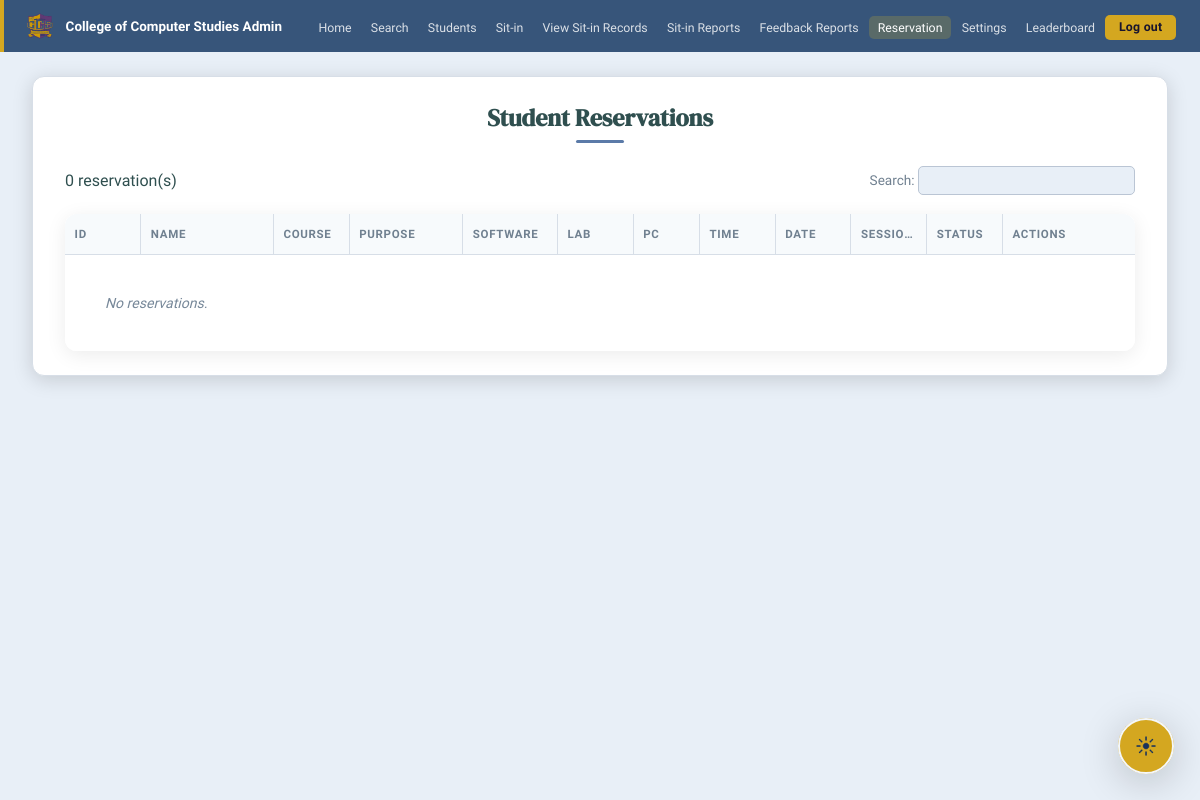
/admin/reservations (signed in), run on an earlier commit of the app's database.
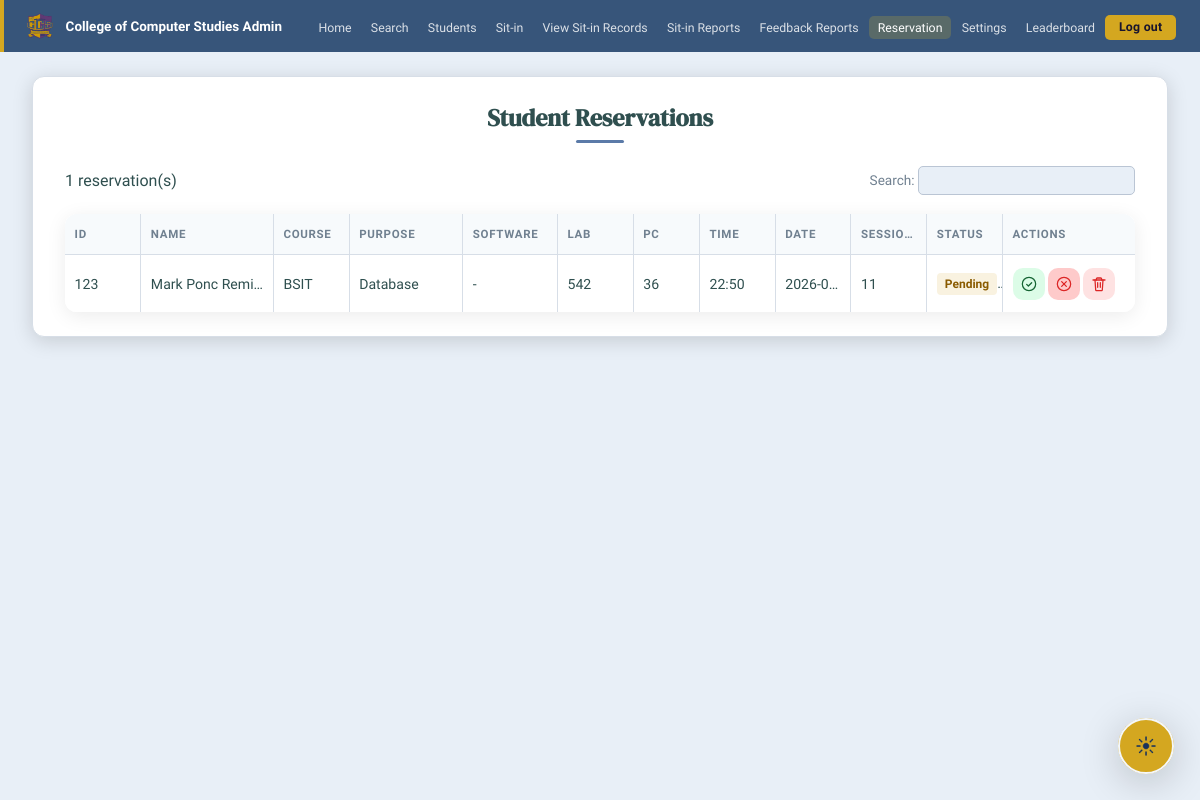
And on a later commit of the database.
### tables this page shows
CREATE TABLE sit_in_logs (
            id          INTEGER PRIMARY KEY AUTOINCREMENT,
            user_id     INTEGER NOT NULL,
            lab_room    TEXT DEFAULT '',
            purpose     TEXT DEFAULT '',
            time_in     DATETIME DEFAULT CURRENT_TIMESTAMP,
            time_out    DATETIME,
            status      TEXT DEFAULT 'Active', source TEXT DEFAULT 'admin', admin_remarks TEXT DEFAULT '', request_reason TEXT DEFAULT '', pc_number TEXT DEFAULT '', software TEXT DEFAULT '',
            FOREIGN KEY(user_id) REFERENCES users(id)
        );

CREATE TABLE users (
            id                 INTEGER PRIMARY KEY AUTOINCREMENT,
            id_number          TEXT UNIQUE NOT NULL,
            last_name          TEXT NOT NULL,
            first_name         TEXT NOT NULL,
            middle_name        TEXT DEFAULT '',
            course             TEXT DEFAULT '',
            course_level       INTEGER DEFAULT 1,
            email              TEXT DEFAULT '',
            address            TEXT DEFAULT '',
            password           TEXT NOT NULL,
            sessions_remaining INTEGER DEFAULT 30,
            is_admin           INTEGER DEFAULT 0,
            created_at         DATETIME DEFAULT CURRENT_TIMESTAMP
        , profile_pic TEXT DEFAULT '', must_change_password INTEGER DEFAULT 0, reservation_points INTEGER DEFAULT 0, reward_points INTEGER DEFAULT 0, completed_tasks INTEGER DEFAULT 0, admin_remarks TEXT DEFAULT '');

### SYSARCH32-SITIN-MONITORING-main/app.py (the view)
@app.route('/admin/reservations')
@admin_required
def admin_reservations():
    conn = get_db()
    reservations = [dict(r) for r in conn.execute('''
        SELECT s.*, u.id_number, u.first_name, u.last_name, u.course,
               u.sessions_remaining, u.reservation_points, u.reward_points
        FROM sit_in_logs s JOIN users u ON s.user_id=u.id
        WHERE s.status = 'Pending' AND COALESCE(s.source, 'admin') != 'login'
        ORDER BY s.time_in DESC
    ''').fetchall()]
    conn.close()
    return render_template('admin_reservations.html', reservations=reservations, logo=get_logo())

### SYSARCH32-SITIN-MONITORING-main/app.py (called while the page is built)
def get_db():
    conn = sqlite3.connect(DB, timeout=30)
    conn.row_factory = sqlite3.Row
    conn.execute('PRAGMA foreign_keys = ON')
    conn.execute('PRAGMA busy_timeout = 30000')
    return conn

def fetch_user(conn, user_id):
    return conn.execute('SELECT * FROM users WHERE id=?', (user_id,)).fetchone()

def get_logo():
    conn = get_db()
    row = conn.execute("SELECT value FROM settings WHERE key='logo_filename'").fetchone()
    conn.close()
    return row['value'] if row else ''

def lab_capacity_map(conn):
    capacities = {lab: PC_COUNT for lab in LAB_ROOMS}
    for row in conn.execute('SELECT lab_room, capacity FROM lab_availability').fetchall():
        lab = normalize_lab_room(row['lab_room'])
        if not lab:
            continue
        try:
            capacities[lab] = max(1, int(row['capacity'] or PC_COUNT))
        except (TypeError, ValueError):
            capacities[lab] = PC_COUNT
    return capacities

@app.context_processor
def inject_lab_capacities():
    conn = get_db()
    try:
        return {'lab_capacities': lab_capacity_map(conn)}
    finally:
        conn.close()

def normalize_lab_room(value):
    value = (value or '').strip()
    return value if value in LAB_ROOMS else ''

def admin_required(f):
    @wraps(f)
    def decorated(*args, **kwargs):
        if not session.get('is_admin'):
            return redirect(url_for('login'))
        if request.endpoint != 'force_change_password':
            conn = get_db()
            try:
                user = fetch_user(conn, session.get('user_id'))
            finally:
                conn.close()
            if user and user['must_change_password']:
                return redirect(url_for('force_change_password'))
        return f(*args, **kwargs)
    return decorated

### SYSARCH32-SITIN-MONITORING-main/templates/admin_reservations.html (shortened to what this page needs)
{% extends "admin_base.html" %}
{% block content %}
<div class="page-card">
  <h1 class="page-title">Student Reservations</h1>
  <div class="toolbar">
    <div class="toolbar-left">
      <span class="rec-count-badge">{{ reservations|length }} reservation(s)</span>
    </div>
    <div class="toolbar-right">
      <label style="font-size:.85rem">Search:
        <input type="text" id="res-search" class="table-search" oninput="filterRes()"/>
      </label>
    </div>
  </div>
  <div class="table-container">
    <table class="res-table-perfect" id="res-table">
      <thead>
        <tr>
          <th class="col-id">ID</th>
          <th class="col-name">Name</th>
          <th class="col-course">Course</th>
          <th class="col-purpose">Purpose</th>
          <th class="col-software">Software</th>
          <th class="col-lab">Lab</th>
          <th class="col-pc">PC</th>
          <th class="col-time">Time</th>
          <th class="col-date">Date</th>
          <th class="col-sessions">Sessions</th>
          <th class="col-status">Status</th>
          <th class="col-actions">Actions</th>
        </tr>
      </thead>
      <tbody>
        {% for r in reservations %}
        <tr>
          <td class="col-id">{{ r.id_number }}</td>
          <td class="col-name">{{ r.first_name }} {{ r.last_name }}</td>
          <td class="col-course">{{ r.course or '-' }}</td>
          <td class="col-purpose">{{ r.purpose or '-' }}</td>
          <td class="col-software">{{ r.software or '-' }}</td>
          <td class="col-lab">{{ r.lab_room or '-' }}</td>
          <td class="col-pc">{{ r.pc_number or '-' }}</td>
          <td class="col-time">{{ r.time_in[11:16] if r.time_in else '-' }}</td>
          <td class="col-date">{{ r.time_in[:10] if r.time_in else '-' }}</td>
          <td class="col-sessions">{{ r.sessions_remaining }}</td>
          <td class="col-status">
            {% if r.status == 'Pending' %}
              <span class="status-pending">Pending</span>
            {% elif r.status == 'Approved' %}
              <span class="status-approved">Reserved</span>
            {% elif r.status == 'Active' %}
              <span class="status-approved">Active</span>
            {% elif r.status == 'Denied' %}
              <span class="status-denied">Denied</span>
            {% else %}
              <span class="status-done">Done</span>
            {% endif %}
          </td>
          <td class="col-actions">
            <div class="actions-bar">
              {% if r.status == 'Pending' %}
                <form method="post" action="{{ url_for('admin_reservation_approve', rid=r.id) }}" class="action-form">
                  <button type="submit" class="action-btn approve" title="Approve" aria-label="Approve reservation">
                    <svg viewBox="0 0 24 24" aria-hidden="true">
                      <path d="M12 22a10 10 0 1 0-10-10A10 10 0 0 0 12 22Z"/>
                      <path d="m8.5 12.5 2.6 2.6 4.9-5"/>
                    </svg>
                  </button>
                </form>
                <form method="post" action="{{ url_for('admin_reservation_deny', rid=r.id) }}" class="action-form">
                  <button type="submit" class="action-btn deny" title="Deny" aria-label="Deny reservation">
                    <svg viewBox="0 0 24 24" aria-hidden="true">
                      <path d="M12 22a10 10 0 1 0-10-10A10 10 0 0 0 12 22Z"/>
                      <path d="M8.5 8.5 15.5 15.5"/>
                      <path d="M15.5 8.5 8.5 15.5"/>
                    </svg>
                  </button>
                </form>
              {% endif %}
              <form method="post" action="{{ url_for('admin_reservation_delete', rid=r.id) }}" class="action-form">
                <button type="submit" class="action-btn delete" onclick="return confirm('Delete?')" title="Delete" aria-label="Delete reservation">
                  <svg viewBox="0 0 24 24" aria-hidden="true">
                    <path d="M3 6h18"/>
                    <path d="M8 6V4.5A1.5 1.5 0 0 1 9.5 3h5A1.5 1.5 0 0 1 16 4.5V6"/>
                    <path d="M6 6l1 14.25A1.5 1.5 0 0 0 8.5 22h7a1.5 1.5 0 0 0 1.5-1.75L18 6"/>
                    <path d="M10 10v7"/>
                    <path d="M14 10v7"/>
                  </svg>
                </button>
              </form>
            </div>
          </td>
        </tr>
        {% else %}
        <tr><td colspan="12" class="no-data">No reservations.</td></tr>
        {% endfor %}
      </tbody>
    </table>
  </div>
</div>
{% endblock %}

### SYSARCH32-SITIN-MONITORING-main/templates/admin_base.html (shortened to what this page needs)
<!DOCTYPE html>
<html lang="en">
<head>
  <link rel="stylesheet" href="{{ url_for('static', filename='combined_admin.css') }}"/>
  <link rel="stylesheet" href="{{ url_for('static', filename='theme.css') }}"/>
</head>
<body class="admin-body">
<nav class="admin-nav">
  <a class="admin-brand" href="{{ url_for('admin_dashboard') }}">
    <img src="{{ url_for('static', filename='images/logo.png') }}" alt="Logo" style="width:32px;height:32px;object-fit:contain;flex-shrink:0;"/>
    <span>College of Computer Studies Admin</span>
  </a>
  <ul class="admin-nav-links">
    <li><a href="{{ url_for('admin_dashboard') }}" {% if request.endpoint=='admin_dashboard' %}class="active"{% endif %}>Home</a></li>
    <li><a href="#" onclick="openModal('search-modal');return false;">Search</a></li>
    <li><a href="{{ url_for('admin_students') }}" {% if request.endpoint=='admin_students' %}class="active"{% endif %}>Students</a></li>
    <li><a href="#" onclick="openFreshSitinModal();return false;" role="button" aria-haspopup="dialog">Sit-in</a></li>
    <li><a href="{{ url_for('admin_sitin_records') }}" {% if request.endpoint=='admin_sitin_records' %}class="active"{% endif %}>View Sit-in Records</a></li>
    <li><a href="{{ url_for('admin_sitin_reports') }}" {% if request.endpoint=='admin_sitin_reports' %}class="active"{% endif %}>Sit-in Reports</a></li>
    <li><a href="{{ url_for('admin_feedback_reports') }}" {% if request.endpoint=='admin_feedback_reports' %}class="active"{% endif %}>Feedback Reports</a></li>
    <li><a href="{{ url_for('admin_reservations') }}" {% if request.endpoint=='admin_reservations' %}class="active"{% endif %}>Reservation</a></li>
    <li><a href="{{ url_for('admin_reservation_settings') }}" {% if request.endpoint=='admin_reservation_settings' %}class="active"{% endif %}>Settings</a></li>
    <li><a href="{{ url_for('admin_leaderboard') }}" {% if request.endpoint=='admin_leaderboard' %}class="active"{% endif %}>Leaderboard</a></li>
    <li><a href="{{ url_for('logout') }}" class="btn-logout">Log out</a></li>
  </ul>
</nav>
<main class="admin-main">
  {% block content %}{% endblock %}
</main>
{% include "theme_floating_toggle.html" %}
</body>
</html>

### SYSARCH32-SITIN-MONITORING-main/templates/theme_floating_toggle.html (shortened to what this page needs)
<div class="theme-standalone-wrap">
  <button class="theme-toggle theme-standalone-toggle" type="button" data-theme-toggle aria-label="Switch color theme">
    <span class="theme-toggle-track" aria-hidden="true">
      <span class="theme-toggle-thumb">
        <img class="theme-toggle-img" data-theme-icon
             src="{{ url_for('static', filename='images/theme-sun.png') }}"
             data-light-src="{{ url_for('static', filename='images/theme-sun.png') }}"
             data-dark-src="{{ url_for('static', filename='images/theme-moon.png') }}"
             alt=""/>
      </span>
    </span>
  </button>
</div>

### SYSARCH32-SITIN-MONITORING-main/static/combined_admin.css (style rules this page uses)
*, *::before, *::after { box-sizing: border-box; margin: 0; padding: 0; }
:root { --violet: #5B7AA8; --violet-dark: #37557A; --violet-soft: #D7E3F2; --violet-mid: #7B6CA2; --yellow: #D4A720; --yellow-dark: #A78310; --yellow-soft: #F7EDD5; --bg: #E8EFF7; --surface: #FFFFFF; --border: #BAC5D4; --border-soft: #D7DEE7; --text: #2F4F4F; --text-2: #708090; --text-3: #778899; --success: #90EE90; --success-bg: #F0FFF0; --error: #FFA07A; --error-bg: #FFF0F0; --shadow-sm: 0 1px 4px rgba(0,0,0,.1); --shadow-md: 0 4px 20px rgba(0,0,0,.15); --shadow-lg: 0 8px 40px rgba(0,0,0,.2); --radius: 12px; --radius-sm: 8px; --radius-xs: 5px; }
body { font-family: 'Plus Jakarta Sans', sans-serif; background: var(--bg); min-height: 100vh; display: flex; flex-direction: column; color: var(--text); -webkit-font-smoothing: antialiased; }
nav { background: var(--violet-dark); display: flex; align-items: center; justify-content: space-between; padding: 0 2rem; height: 56px; position: sticky; top: 0; z-index: 300; overflow: hidden; }
nav::before { content: ''; position: absolute; left: 0; top: 0; bottom: 0; width: 4px; background: var(--yellow); }
main { flex: 1; padding: 2rem; }
table { width: 100%; border-collapse: collapse; font-size: .855rem; }
th { text-align: left; padding: .6rem .9rem; font-size: .72rem; font-weight: 700; text-transform: uppercase; letter-spacing: .06em; color: var(--text-3); border-bottom: 2px solid var(--border); background: var(--bg); }
td { padding: .65rem .9rem; border-bottom: 1px solid var(--border-soft); vertical-align: middle; }
tr:last-child td { border-bottom: none; }
.admin-body { background: #f5f4fb; }
.admin-nav { background: var(--violet-dark); display: flex; align-items: center; justify-content: space-between; padding: 0 1.5rem; height: 52px; position: sticky; top: 0; z-index: 300; overflow: hidden; }
.admin-nav::before { content: ''; position: absolute; left: 0; top: 0; bottom: 0; width: 4px; background: var(--yellow); }
.admin-brand { display: flex; align-items: center; gap: .6rem; color: #fff; text-decoration: none; font-size: .84rem; font-weight: 700; white-space: nowrap; flex-shrink: 0; }
.admin-nav-links { list-style: none; display: flex; align-items: center; gap: .1rem; }
.admin-nav-links a { color: rgba(255,255,255,.78); text-decoration: none; font-size: .77rem; font-weight: 500; padding: .3rem .55rem; border-radius: var(--radius-xs); transition: background .18s, color .18s; white-space: nowrap; }
.admin-nav-links a.active { background: rgba(245,197,24,.18); color: var(--yellow); }
.btn-logout { background: var(--yellow) !important; color: #18142e !important; font-weight: 800 !important; border-radius: var(--radius-xs) !important; padding: .32rem .85rem !important; font-size: .77rem !important; letter-spacing: .02em; }
.admin-main { padding: 1.5rem 2rem; }
.page-card { background: var(--surface); border-radius: var(--radius); padding: 1.5rem 2rem; max-width: 1200px; margin: 0 auto; border: 1px solid var(--border-soft); }
.page-title { font-family: 'DM Serif Display', serif; font-size: 1.5rem; text-align: center; margin-bottom: 1.4rem; color: var(--text); position: relative; }
.page-title::after { content: ''; display: block; width: 48px; height: 3px; background: var(--violet); border-radius: 2px; margin: .4rem auto 0; }
.toolbar { display: flex; align-items: center; justify-content: space-between; margin-bottom: 1.2rem; flex-wrap: wrap; gap: .6rem; }
.toolbar-left { display: flex; gap: .6rem; align-items: center; }
.toolbar-right { display: flex; align-items: center; gap: .5rem; }
.table-search { border: 1.5px solid var(--border); border-radius: var(--radius-xs); padding: .38rem .75rem; font-size: .83rem; font-family: inherit; outline: none; background: var(--bg); transition: border-color .2s; }

What changed in the data, as far as the page shows it:
now on this page (row edited): sit_in_logs: id_number "123", first_name "Mark Ponc", last_name "Remi…", course "BSIT", purpose "Database", software "-", lab_room "542", pc_number "36", time_in "22:50", time_in "2026-0…", sessions_remaining "11", status "Pendin…"
Also different on the page:
{{ reservations|length }}: "0" → "1"
text no longer shown: "No reservations."
